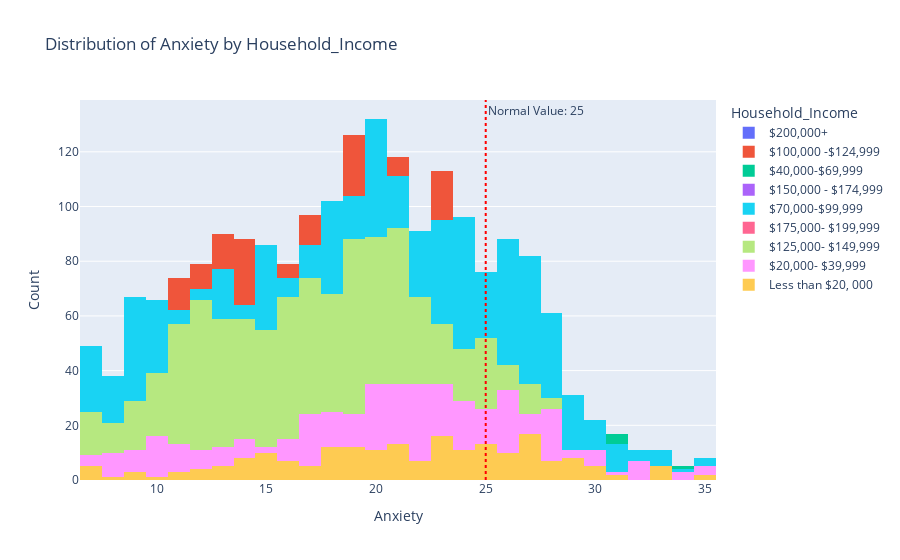

Here is the notebook cell this chart was saved with:
### Markdown cell above
### Anxiety | Household Income

### Code cell
bivariate_analysis(df=df, x='Anxiety', feature='Household_Income', title='Anxiety', normal_value=25)

### Figure 1 — Plotly figure (JSON) as saved in the notebook; plotly's stock layout.template omitted (floating-point values rounded to 4 significant figures; data arrays with more than 128 entries replaced by an {"elided": "..."} marker saying what was removed)
{"data": [{"alignmentgroup": "True", "bingroup": "x", "hovertemplate": "Household_Income=$200,000+<br>Anxiety=%{x}<br>count=%{y}<extra></extra>", "legendgroup": "$200,000+", "marker": {"color": "#636efa", "pattern": {"shape": ""}}, "name": "$200,000+", "offsetgroup": "$200,000+", "orientation": "v", "showlegend": true, "type": "histogram", "x": {"elided": "977 int values"}, "xaxis": "x", "yaxis": "y"}, {"alignmentgroup": "True", "bingroup": "x", "hovertemplate": "Household_Income=$100,000 -$124,999<br>Anxiety=%{x}<br>count=%{y}<extra></extra>", "legendgroup": "$100,000 -$124,999", "marker": {"color": "#EF553B", "pattern": {"shape": ""}}, "name": "$100,000 -$124,999", "offsetgroup": "$100,000 -$124,999", "orientation": "v", "showlegend": true, "type": "histogram", "x": {"elided": "1886 int values"}, "xaxis": "x", "yaxis": "y"}, {"alignmentgroup": "True", "bingroup": "x", "hovertemplate": "Household_Income=$40,000-$69,999<br>Anxiety=%{x}<br>count=%{y}<extra></extra>", "legendgroup": "$40,000-$69,999", "marker": {"color": "#00cc96", "pattern": {"shape": ""}}, "name": "$40,000-$69,999", "offsetgroup": "$40,000-$69,999", "orientation": "v", "showlegend": true, "type": "histogram", "x": {"elided": "1348 int values"}, "xaxis": "x", "yaxis": "y"}, {"alignmentgroup": "True", "bingroup": "x", "hovertemplate": "Household_Income=$150,000 - $174,999<br>Anxiety=%{x}<br>count=%{y}<extra></extra>", "legendgroup": "$150,000 - $174,999", "marker": {"color": "#ab63fa", "pattern": {"shape": ""}}, "name": "$150,000 - $174,999", "offsetgroup": "$150,000 - $174,999", "orientation": "v", "showlegend": true, "type": "histogram", "x": {"elided": "1115 int values"}, "xaxis": "x", "yaxis": "y"}, {"alignmentgroup": "True", "bingroup": "x", "hovertemplate": "Household_Income=$70,000-$99,999<br>Anxiety=%{x}<br>count=%{y}<extra></extra>", "legendgroup": "$70,000-$99,999", "marker": {"color": "#19d3f3", "pattern": {"shape": ""}}, "name": "$70,000-$99,999", "offsetgroup": "$70,000-$99,999", "orientation": "v", "showlegend": true, "type": "histogram", "x": {"elided": "2006 int values"}, "xaxis": "x", "yaxis": "y"}, {"alignmentgroup": "True", "bingroup": "x", "hovertemplate": "Household_Income=$175,000- $199,999<br>Anxiety=%{x}<br>count=%{y}<extra></extra>", "legendgroup": "$175,000- $199,999", "marker": {"color": "#FF6692", "pattern": {"shape": ""}}, "name": "$175,000- $199,999", "offsetgroup": "$175,000- $199,999", "orientation": "v", "showlegend": true, "type": "histogram", "x": {"elided": "641 int values"}, "xaxis": "x", "yaxis": "y"}, {"alignmentgroup": "True", "bingroup": "x", "hovertemplate": "Household_Income=$125,000- $149,999<br>Anxiety=%{x}<br>count=%{y}<extra></extra>", "legendgroup": "$125,000- $149,999", "marker": {"color": "#B6E880", "pattern": {"shape": ""}}, "name": "$125,000- $149,999", "offsetgroup": "$125,000- $149,999", "orientation": "v", "showlegend": true, "type": "histogram", "x": {"elided": "1315 int values"}, "xaxis": "x", "yaxis": "y"}, {"alignmentgroup": "True", "bingroup": "x", "hovertemplate": "Household_Income=$20,000- $39,999<br>Anxiety=%{x}<br>count=%{y}<extra></extra>", "legendgroup": "$20,000- $39,999", "marker": {"color": "#FF97FF", "pattern": {"shape": ""}}, "name": "$20,000- $39,999", "offsetgroup": "$20,000- $39,999", "orientation": "v", "showlegend": true, "type": "histogram", "x": {"elided": "561 int values"}, "xaxis": "x", "yaxis": "y"}, {"alignmentgroup": "True", "bingroup": "x", "hovertemplate": "Household_Income=Less than $20, 000<br>Anxiety=%{x}<br>count=%{y}<extra></extra>", "legendgroup": "Less than $20, 000", "marker": {"color": "#FECB52", "pattern": {"shape": ""}}, "name": "Less than $20, 000", "offsetgroup": "Less than $20, 000", "orientation": "v", "showlegend": true, "type": "histogram", "x": {"elided": "219 int values"}, "xaxis": "x", "yaxis": "y"}], "layout": {"annotations": [{"showarrow": false, "text": "Normal Value: 25", "x": 25, "xanchor": "left", "xref": "x", "y": 1, "yanchor": "top", "yref": "y domain"}], "barmode": "overlay", "legend": {"title": {"text": "Household_Income"}, "tracegroupgap": 0}, "shapes": [{"line": {"color": "red", "dash": "dot", "width": 2}, "type": "line", "x0": 25, "x1": 25, "xref": "x", "y0": 0, "y1": 1, "yref": "y domain"}], "title": {"text": "Distribution of Anxiety by Household_Income"}, "xaxis": {"anchor": "y", "domain": [0, 1], "title": {"text": "Anxiety"}}, "yaxis": {"anchor": "x", "domain": [0, 1], "title": {"text": "Count"}}}}
